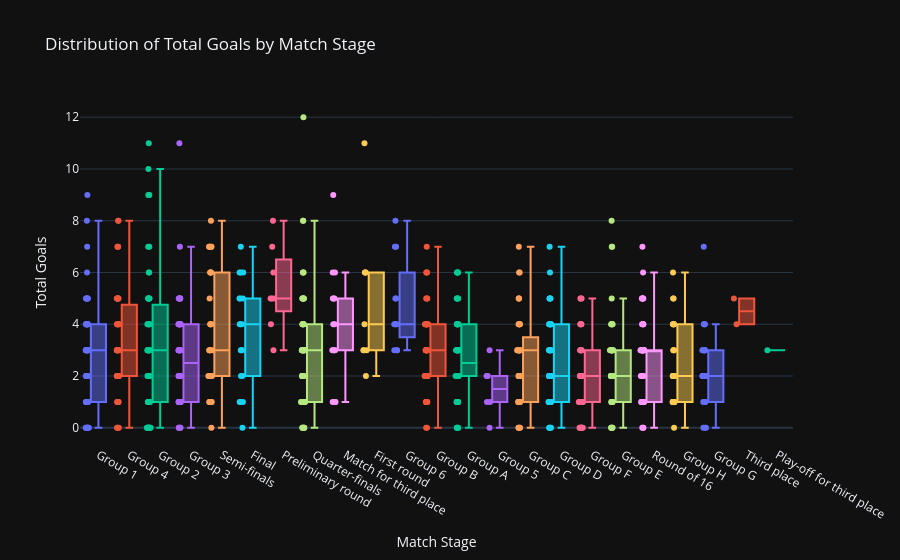

The cell this chart's notebook holds for it:
### Code cell
import pandas as pd
import plotly.express as px

# Calculate total goals
df["Total Goals"] = df["Home Team Goals"] + df["Away Team Goals"]

# Plotly Box Plot
fig = px.box(
    df,
    x="Stage",
    y="Total Goals",
    color="Stage",
    title="Distribution of Total Goals by Match Stage",
    points="all"
)

fig.update_layout(
    xaxis_title="Match Stage",
    yaxis_title="Total Goals",
    template="plotly_dark",
    showlegend=False
)

fig.show()

### Figure 1 — Plotly figure (JSON) as saved in the notebook; plotly's stock layout.template omitted (floating-point values rounded to 4 significant figures)
{"data": [{"alignmentgroup": "True", "boxpoints": "all", "hovertemplate": "Stage=%{x}<br>Total Goals=%{y}<extra></extra>", "legendgroup": "Group 1", "marker": {"color": "#636efa"}, "name": "Group 1", "notched": false, "offsetgroup": "Group 1", "orientation": "v", "showlegend": true, "type": "box", "x": ["Group 1", "Group 1", "Group 1", "Group 1", "Group 1", "Group 1", "Group 1", "Group 1", "Group 1", "Group 1", "Group 1", "Group 1", "Group 1", "Group 1", "Group 1", "Group 1", "Group 1", "Group 1", "Group 1", "Group 1", "Group 1", "Group 1", "Group 1", "Group 1", "Group 1", "Group 1", "Group 1", "Group 1", "Group 1", "Group 1", "Group 1", "Group 1", "Group 1", "Group 1", "Group 1", "Group 1", "Group 1", "Group 1", "Group 1", "Group 1", "Group 1", "Group 1", "Group 1", "Group 1", "Group 1", "Group 1", "Group 1", "Group 1", "Group 1", "Group 1", "Group 1", "Group 1", "Group 1", "Group 1", "Group 1", "Group 1", "Group 1", "Group 1", "Group 1", "Group 1", "Group 1", "Group 1"], "x0": " ", "xaxis": "x", "y": [5.0, 1.0, 3.0, 1.0, 9.0, 4.0, 4.0, 3.0, 4.0, 5.0, 2.0, 3.0, 5.0, 1.0, 5.0, 2.0, 4.0, 1.0, 4.0, 4.0, 4.0, 7.0, 3.0, 3.0, 2.0, 4.0, 8.0, 3.0, 5.0, 0.0, 2.0, 3.0, 2.0, 0.0, 2.0, 0.0, 3.0, 5.0, 4.0, 2.0, 1.0, 1.0, 2.0, 3.0, 2.0, 0.0, 1.0, 3.0, 3.0, 4.0, 3.0, 4.0, 1.0, 0.0, 0.0, 2.0, 0.0, 6.0, 2.0, 3.0, 1.0, 0.0], "y0": " ", "yaxis": "y"}, {"alignmentgroup": "True", "boxpoints": "all", "hovertemplate": "Stage=%{x}<br>Total Goals=%{y}<extra></extra>", "legendgroup": "Group 4", "marker": {"color": "#EF553B"}, "name": "Group 4", "notched": false, "offsetgroup": "Group 4", "orientation": "v", "showlegend": true, "type": "box", "x": ["Group 4", "Group 4", "Group 4", "Group 4", "Group 4", "Group 4", "Group 4", "Group 4", "Group 4", "Group 4", "Group 4", "Group 4", "Group 4", "Group 4", "Group 4", "Group 4", "Group 4", "Group 4", "Group 4", "Group 4", "Group 4", "Group 4", "Group 4", "Group 4", "Group 4", "Group 4", "Group 4", "Group 4", "Group 4", "Group 4", "Group 4", "Group 4", "Group 4", "Group 4", "Group 4", "Group 4", "Group 4", "Group 4", "Group 4", "Group 4", "Group 4", "Group 4", "Group 4", "Group 4", "Group 4", "Group 4", "Group 4", "Group 4", "Group 4", "Group 4", "Group 4", "Group 4", "Group 4", "Group 4", "Group 4"], "x0": " ", "xaxis": "x", "y": [3.0, 3.0, 1.0, 8.0, 8.0, 3.0, 2.0, 5.0, 5.0, 4.0, 3.0, 0.0, 2.0, 2.0, 4.0, 1.0, 1.0, 3.0, 4.0, 7.0, 0.0, 0.0, 3.0, 2.0, 2.0, 1.0, 1.0, 3.0, 5.0, 3.0, 3.0, 7.0, 4.0, 2.0, 4.0, 5.0, 7.0, 2.0, 5.0, 3.0, 4.0, 3.0, 2.0, 0.0, 5.0, 5.0, 4.0, 2.0, 2.0, 5.0, 2.0, 1.0, 1.0, 4.0, 5.0], "y0": " ", "yaxis": "y"}, {"alignmentgroup": "True", "boxpoints": "all", "hovertemplate": "Stage=%{x}<br>Total Goals=%{y}<extra></extra>", "legendgroup": "Group 2", "marker": {"color": "#00cc96"}, "name": "Group 2", "notched": false, "offsetgroup": "Group 2", "orientation": "v", "showlegend": true, "type": "box", "x": ["Group 2", "Group 2", "Group 2", "Group 2", "Group 2", "Group 2", "Group 2", "Group 2", "Group 2", "Group 2", "Group 2", "Group 2", "Group 2", "Group 2", "Group 2", "Group 2", "Group 2", "Group 2", "Group 2", "Group 2", "Group 2", "Group 2", "Group 2", "Group 2", "Group 2", "Group 2", "Group 2", "Group 2", "Group 2", "Group 2", "Group 2", "Group 2", "Group 2", "Group 2", "Group 2", "Group 2", "Group 2", "Group 2", "Group 2", "Group 2", "Group 2", "Group 2", "Group 2", "Group 2", "Group 2", "Group 2", "Group 2", "Group 2", "Group 2", "Group 2", "Group 2", "Group 2", "Group 2", "Group 2", "Group 2", "Group 2", "Group 2", "Group 2", "Group 2"], "x0": " ", "xaxis": "x", "y": [3.0, 4.0, 4.0, 2.0, 4.0, 2.0, 1.0, 1.0, 7.0, 5.0, 9.0, 11.0, 7.0, 9.0, 10.0, 2.0, 5.0, 5.0, 6.0, 3.0, 4.0, 0.0, 2.0, 3.0, 2.0, 3.0, 5.0, 3.0, 3.0, 0.0, 2.0, 3.0, 2.0, 1.0, 0.0, 2.0, 1.0, 0.0, 0.0, 2.0, 0.0, 9.0, 2.0, 3.0, 0.0, 4.0, 1.0, 6.0, 4.0, 0.0, 3.0, 1.0, 5.0, 2.0, 5.0, 1.0, 0.0, 3.0, 0.0], "y0": " ", "yaxis": "y"}, {"alignmentgroup": "True", "boxpoints": "all", "hovertemplate": "Stage=%{x}<br>Total Goals=%{y}<extra></extra>", "legendgroup": "Group 3", "marker": {"color": "#ab63fa"}, "name": "Group 3", "notched": false, "offsetgroup": "Group 3", "orientation": "v", "showlegend": true, "type": "box", "x": ["Group 3", "Group 3", "Group 3", "Group 3", "Group 3", "Group 3", "Group 3", "Group 3", "Group 3", "Group 3", "Group 3", "Group 3", "Group 3", "Group 3", "Group 3", "Group 3", "Group 3", "Group 3", "Group 3", "Group 3", "Group 3", "Group 3", "Group 3", "Group 3", "Group 3", "Group 3", "Group 3", "Group 3", "Group 3", "Group 3", "Group 3", "Group 3", "Group 3", "Group 3", "Group 3", "Group 3", "Group 3", "Group 3", "Group 3", "Group 3", "Group 3", "Group 3", "Group 3", "Group 3", "Group 3", "Group 3", "Group 3", "Group 3", "Group 3", "Group 3", "Group 3", "Group 3", "Group 3", "Group 3", "Group 3", "Group 3"], "x0": " ", "xaxis": "x", "y": [4.0, 1.0, 4.0, 5.0, 4.0, 2.0, 2.0, 1.0, 7.0, 5.0, 3.0, 2.0, 2.0, 3.0, 0.0, 4.0, 3.0, 2.0, 1.0, 0.0, 1.0, 3.0, 4.0, 2.0, 4.0, 4.0, 3.0, 4.0, 4.0, 1.0, 5.0, 3.0, 1.0, 5.0, 1.0, 2.0, 0.0, 0.0, 2.0, 5.0, 3.0, 2.0, 3.0, 0.0, 1.0, 1.0, 1.0, 1.0, 11.0, 5.0, 1.0, 2.0, 2.0, 3.0, 4.0, 5.0], "y0": " ", "yaxis": "y"}, {"alignmentgroup": "True", "boxpoints": "all", "hovertemplate": "Stage=%{x}<br>Total Goals=%{y}<extra></extra>", "legendgroup": "Semi-finals", "marker": {"color": "#FFA15A"}, "name": "Semi-finals", "notched": false, "offsetgroup": "Semi-finals", "orientation": "v", "showlegend": true, "type": "box", "x": ["Semi-finals", "Semi-finals", "Semi-finals", "Semi-finals", "Semi-finals", "Semi-finals", "Semi-finals", "Semi-finals", "Semi-finals", "Semi-finals", "Semi-finals", "Semi-finals", "Semi-finals", "Semi-finals", "Semi-finals", "Semi-finals", "Semi-finals", "Semi-finals", "Semi-finals", "Semi-finals", "Semi-finals", "Semi-finals", "Semi-finals", "Semi-finals", "Semi-finals", "Semi-finals", "Semi-finals", "Semi-finals", "Semi-finals", "Semi-finals", "Semi-finals", "Semi-finals", "Semi-finals", "Semi-finals"], "x0": " ", "xaxis": "x", "y": [7.0, 7.0, 1.0, 4.0, 6.0, 3.0, 7.0, 6.0, 4.0, 7.0, 4.0, 6.0, 3.0, 3.0, 4.0, 7.0, 2.0, 6.0, 2.0, 2.0, 2.0, 2.0, 3.0, 1.0, 2.0, 3.0, 1.0, 1.0, 2.0, 1.0, 5.0, 1.0, 8.0, 0.0], "y0": " ", "yaxis": "y"}, {"alignmentgroup": "True", "boxpoints": "all", "hovertemplate": "Stage=%{x}<br>Total Goals=%{y}<extra></extra>", "legendgroup": "Final", "marker": {"color": "#19d3f3"}, "name": "Final", "notched": false, "offsetgroup": "Final", "orientation": "v", "showlegend": true, "type": "box", "x": ["Final", "Final", "Final", "Final", "Final", "Final", "Final", "Final", "Final", "Final", "Final", "Final", "Final", "Final", "Final", "Final", "Final", "Final", "Final"], "x0": " ", "xaxis": "x", "y": [6.0, 3.0, 6.0, 5.0, 7.0, 4.0, 6.0, 5.0, 3.0, 4.0, 4.0, 5.0, 1.0, 0.0, 3.0, 2.0, 2.0, 1.0, 1.0], "y0": " ", "yaxis": "y"}, {"alignmentgroup": "True", "boxpoints": "all", "hovertemplate": "Stage=%{x}<br>Total Goals=%{y}<extra></extra>", "legendgroup": "Preliminary round", "marker": {"color": "#FF6692"}, "name": "Preliminary round", "notched": false, "offsetgroup": "Preliminary round", "orientation": "v", "showlegend": true, "type": "box", "x": ["Preliminary round", "Preliminary round", "Preliminary round", "Preliminary round", "Preliminary round", "Preliminary round", "Preliminary round", "Preliminary round"], "x0": " ", "xaxis": "x", "y": [5.0, 6.0, 5.0, 5.0, 7.0, 4.0, 8.0, 3.0], "y0": " ", "yaxis": "y"}, {"alignmentgroup": "True", "boxpoints": "all", "hovertemplate": "Stage=%{x}<br>Total Goals=%{y}<extra></extra>", "legendgroup": "Quarter-finals", "marker": {"color": "#B6E880"}, "name": "Quarter-finals", "notched": false, "offsetgroup": "Quarter-finals", "orientation": "v", "showlegend": true, "type": "box", "x": ["Quarter-finals", "Quarter-finals", "Quarter-finals", "Quarter-finals", "Quarter-finals", "Quarter-finals", "Quarter-finals", "Quarter-finals", "Quarter-finals", "Quarter-finals", "Quarter-finals", "Quarter-finals", "Quarter-finals", "Quarter-finals", "Quarter-finals", "Quarter-finals", "Quarter-finals", "Quarter-finals", "Quarter-finals", "Quarter-finals", "Quarter-finals", "Quarter-finals", "Quarter-finals", "Quarter-finals", "Quarter-finals", "Quarter-finals", "Quarter-finals", "Quarter-finals", "Quarter-finals", "Quarter-finals", "Quarter-finals", "Quarter-finals", "Quarter-finals", "Quarter-finals", "Quarter-finals", "Quarter-finals", "Quarter-finals", "Quarter-finals", "Quarter-finals", "Quarter-finals", "Quarter-finals", "Quarter-finals", "Quarter-finals", "Quarter-finals", "Quarter-finals", "Quarter-finals", "Quarter-finals", "Quarter-finals", "Quarter-finals", "Quarter-finals", "Quarter-finals", "Quarter-finals", "Quarter-finals", "Quarter-finals", "Quarter-finals", "Quarter-finals", "Quarter-finals", "Quarter-finals", "Quarter-finals", "Quarter-finals", "Quarter-finals", "Quarter-finals"], "x0": " ", "xaxis": "x", "y": [5.0, 3.0, 2.0, 3.0, 1.0, 2.0, 2.0, 8.0, 4.0, 3.0, 6.0, 12.0, 2.0, 6.0, 1.0, 1.0, 2.0, 4.0, 3.0, 4.0, 1.0, 1.0, 1.0, 4.0, 3.0, 8.0, 5.0, 5.0, 6.0, 1.0, 2.0, 0.0, 2.0, 3.0, 0.0, 1.0, 1.0, 5.0, 3.0, 5.0, 3.0, 4.0, 0.0, 5.0, 3.0, 3.0, 3.0, 1.0, 1.0, 0.0, 2.0, 3.0, 0.0, 1.0, 3.0, 2.0, 4.0, 1.0, 3.0, 1.0, 0.0, 1.0], "y0": " ", "yaxis": "y"}, {"alignmentgroup": "True", "boxpoints": "all", "hovertemplate": "Stage=%{x}<br>Total Goals=%{y}<extra></extra>", "legendgroup": "Match for third place", "marker": {"color": "#FF97FF"}, "name": "Match for third place", "notched": false, "offsetgroup": "Match for third place", "orientation": "v", "showlegend": true, "type": "box", "x": ["Match for third place", "Match for third place", "Match for third place", "Match for third place", "Match for third place", "Match for third place", "Match for third place", "Match for third place", "Match for third place", "Match for third place", "Match for third place", "Match for third place", "Match for third place", "Match for third place", "Match for third place"], "x0": " ", "xaxis": "x", "y": [5.0, 6.0, 4.0, 9.0, 1.0, 3.0, 1.0, 1.0, 3.0, 5.0, 6.0, 3.0, 4.0, 3.0, 5.0], "y0": " ", "yaxis": "y"}, {"alignmentgroup": "True", "boxpoints": "all", "hovertemplate": "Stage=%{x}<br>Total Goals=%{y}<extra></extra>", "legendgroup": "First round", "marker": {"color": "#FECB52"}, "name": "First round", "notched": false, "offsetgroup": "First round", "orientation": "v", "showlegend": true, "type": "box", "x": ["First round", "First round", "First round", "First round", "First round", "First round", "First round", "First round", "First round"], "x0": " ", "xaxis": "x", "y": [2.0, 6.0, 4.0, 6.0, 3.0, 11.0, 3.0, 3.0, 6.0], "y0": " ", "yaxis": "y"}, {"alignmentgroup": "True", "boxpoints": "all", "hovertemplate": "Stage=%{x}<br>Total Goals=%{y}<extra></extra>", "legendgroup": "Group 6", "marker": {"color": "#636efa"}, "name": "Group 6", "notched": false, "offsetgroup": "Group 6", "orientation": "v", "showlegend": true, "type": "box", "x": ["Group 6", "Group 6", "Group 6", "Group 6", "Group 6", "Group 6", "Group 6", "Group 6", "Group 6", "Group 6", "Group 6", "Group 6"], "x0": " ", "xaxis": "x", "y": [4.0, 8.0, 7.0, 5.0, 4.0, 3.0, 3.0, 7.0, 5.0, 3.0, 4.0, 4.0], "y0": " ", "yaxis": "y"}, {"alignmentgroup": "True", "boxpoints": "all", "hovertemplate": "Stage=%{x}<br>Total Goals=%{y}<extra></extra>", "legendgroup": "Group B", "marker": {"color": "#EF553B"}, "name": "Group B", "notched": false, "offsetgroup": "Group B", "orientation": "v", "showlegend": true, "type": "box", "x": ["Group B", "Group B", "Group B", "Group B", "Group B", "Group B", "Group B", "Group B", "Group B", "Group B", "Group B", "Group B", "Group B", "Group B", "Group B", "Group B", "Group B", "Group B", "Group B", "Group B", "Group B", "Group B", "Group B", "Group B", "Group B", "Group B", "Group B", "Group B", "Group B", "Group B", "Group B", "Group B", "Group B", "Group B", "Group B", "Group B", "Group B", "Group B", "Group B", "Group B", "Group B", "Group B", "Group B", "Group B", "Group B", "Group B", "Group B", "Group B", "Group B", "Group B", "Group B", "Group B", "Group B", "Group B", "Group B", "Group B", "Group B", "Group B", "Group B", "Group B"], "x0": " ", "xaxis": "x", "y": [2.0, 1.0, 3.0, 6.0, 1.0, 3.0, 3.0, 2.0, 1.0, 0.0, 4.0, 6.0, 3.0, 1.0, 2.0, 3.0, 4.0, 1.0, 1.0, 2.0, 2.0, 3.0, 2.0, 4.0, 4.0, 2.0, 4.0, 3.0, 2.0, 7.0, 4.0, 2.0, 2.0, 3.0, 3.0, 2.0, 4.0, 4.0, 4.0, 1.0, 4.0, 5.0, 1.0, 0.0, 2.0, 1.0, 4.0, 2.0, 2.0, 1.0, 5.0, 3.0, 4.0, 2.0, 6.0, 4.0, 5.0, 2.0, 3.0, 2.0], "y0": " ", "yaxis": "y"}, {"alignmentgroup": "True", "boxpoints": "all", "hovertemplate": "Stage=%{x}<br>Total Goals=%{y}<extra></extra>", "legendgroup": "Group A", "marker": {"color": "#00cc96"}, "name": "Group A", "notched": false, "offsetgroup": "Group A", "orientation": "v", "showlegend": true, "type": "box", "x": ["Group A", "Group A", "Group A", "Group A", "Group A", "Group A", "Group A", "Group A", "Group A", "Group A", "Group A", "Group A", "Group A", "Group A", "Group A", "Group A", "Group A", "Group A", "Group A", "Group A", "Group A", "Group A", "Group A", "Group A", "Group A", "Group A", "Group A", "Group A", "Group A", "Group A", "Group A", "Group A", "Group A", "Group A", "Group A", "Group A", "Group A", "Group A", "Group A", "Group A", "Group A", "Group A", "Group A", "Group A", "Group A", "Group A", "Group A", "Group A", "Group A", "Group A", "Group A", "Group A", "Group A", "Group A", "Group A", "Group A", "Group A", "Group A", "Group A", "Group A"], "x0": " ", "xaxis": "x", "y": [1.0, 4.0, 3.0, 2.0, 2.0, 2.0, 0.0, 6.0, 1.0, 4.0, 3.0, 5.0, 2.0, 4.0, 2.0, 2.0, 5.0, 2.0, 1.0, 6.0, 1.0, 1.0, 2.0, 3.0, 2.0, 4.0, 5.0, 3.0, 1.0, 2.0, 3.0, 4.0, 2.0, 3.0, 3.0, 3.0, 1.0, 3.0, 2.0, 0.0, 2.0, 6.0, 6.0, 2.0, 1.0, 3.0, 3.0, 3.0, 2.0, 0.0, 3.0, 2.0, 1.0, 3.0, 4.0, 1.0, 0.0, 4.0, 5.0, 4.0], "y0": " ", "yaxis": "y"}, {"alignmentgroup": "True", "boxpoints": "all", "hovertemplate": "Stage=%{x}<br>Total Goals=%{y}<extra></extra>", "legendgroup": "Group 5", "marker": {"color": "#ab63fa"}, "name": "Group 5", "notched": false, "offsetgroup": "Group 5", "orientation": "v", "showlegend": true, "type": "box", "x": ["Group 5", "Group 5", "Group 5", "Group 5", "Group 5", "Group 5"], "x0": " ", "xaxis": "x", "y": [2.0, 0.0, 3.0, 2.0, 1.0, 1.0], "y0": " ", "yaxis": "y"}, {"alignmentgroup": "True", "boxpoints": "all", "hovertemplate": "Stage=%{x}<br>Total Goals=%{y}<extra></extra>", "legendgroup": "Group C", "marker": {"color": "#FFA15A"}, "name": "Group C", "notched": false, "offsetgroup": "Group C", "orientation": "v", "showlegend": true, "type": "box", "x": ["Group C", "Group C", "Group C", "Group C", "Group C", "Group C", "Group C", "Group C", "Group C", "Group C", "Group C", "Group C", "Group C", "Group C", "Group C", "Group C", "Group C", "Group C", "Group C", "Group C", "Group C", "Group C", "Group C", "Group C", "Group C", "Group C", "Group C", "Group C", "Group C", "Group C", "Group C", "Group C", "Group C", "Group C", "Group C", "Group C", "Group C", "Group C", "Group C", "Group C", "Group C", "Group C", "Group C", "Group C", "Group C", "Group C", "Group C", "Group C"], "x0": " ", "xaxis": "x", "y": [1.0, 6.0, 2.0, 2.0, 3.0, 2.0, 3.0, 1.0, 1.0, 3.0, 1.0, 3.0, 4.0, 1.0, 2.0, 0.0, 5.0, 4.0, 1.0, 3.0, 2.0, 4.0, 3.0, 4.0, 3.0, 2.0, 4.0, 2.0, 7.0, 3.0, 3.0, 1.0, 6.0, 3.0, 0.0, 5.0, 2.0, 1.0, 4.0, 0.0, 1.0, 1.0, 3.0, 3.0, 3.0, 0.0, 5.0, 3.0], "y0": " ", "yaxis": "y"}, {"alignmentgroup": "True", "boxpoints": "all", "hovertemplate": "Stage=%{x}<br>Total Goals=%{y}<extra></extra>", "legendgroup": "Group D", "marker": {"color": "#19d3f3"}, "name": "Group D", "notched": false, "offsetgroup": "Group D", "orientation": "v", "showlegend": true, "type": "box", "x": ["Group D", "Group D", "Group D", "Group D", "Group D", "Group D", "Group D", "Group D", "Group D", "Group D", "Group D", "Group D", "Group D", "Group D", "Group D", "Group D", "Group D", "Group D", "Group D", "Group D", "Group D", "Group D", "Group D", "Group D", "Group D", "Group D", "Group D", "Group D", "Group D", "Group D", "Group D", "Group D", "Group D", "Group D", "Group D", "Group D", "Group D", "Group D", "Group D", "Group D", "Group D", "Group D", "Group D", "Group D", "Group D", "Group D", "Group D", "Group D"], "x0": " ", "xaxis": "x", "y": [1.0, 2.0, 1.0, 3.0, 3.0, 3.0, 2.0, 5.0, 1.0, 6.0, 2.0, 5.0, 4.0, 3.0, 3.0, 4.0, 2.0, 2.0, 0.0, 5.0, 1.0, 0.0, 7.0, 4.0, 2.0, 5.0, 2.0, 4.0, 1.0, 4.0, 4.0, 1.0, 0.0, 2.0, 2.0, 3.0, 1.0, 4.0, 1.0, 2.0, 1.0, 3.0, 4.0, 3.0, 3.0, 1.0, 1.0, 0.0], "y0": " ", "yaxis": "y"}, {"alignmentgroup": "True", "boxpoints": "all", "hovertemplate": "Stage=%{x}<br>Total Goals=%{y}<extra></extra>", "legendgroup": "Group F", "marker": {"color": "#FF6692"}, "name": "Group F", "notched": false, "offsetgroup": "Group F", "orientation": "v", "showlegend": true, "type": "box", "x": ["Group F", "Group F", "Group F", "Group F", "Group F", "Group F", "Group F", "Group F", "Group F", "Group F", "Group F", "Group F", "Group F", "Group F", "Group F", "Group F", "Group F", "Group F", "Group F", "Group F", "Group F", "Group F", "Group F", "Group F", "Group F", "Group F", "Group F", "Group F", "Group F", "Group F", "Group F", "Group F", "Group F", "Group F", "Group F", "Group F", "Group F", "Group F", "Group F", "Group F", "Group F", "Group F", "Group F", "Group F", "Group F", "Group F", "Group F", "Group F"], "x0": " ", "xaxis": "x", "y": [0.0, 1.0, 0.0, 1.0, 4.0, 3.0, 2.0, 2.0, 0.0, 0.0, 2.0, 1.0, 1.0, 3.0, 1.0, 3.0, 3.0, 1.0, 1.0, 2.0, 4.0, 3.0, 2.0, 1.0, 1.0, 2.0, 3.0, 1.0, 2.0, 0.0, 4.0, 1.0, 0.0, 2.0, 5.0, 4.0, 2.0, 2.0, 2.0, 2.0, 5.0, 0.0, 3.0, 0.0, 1.0, 1.0, 5.0, 4.0], "y0": " ", "yaxis": "y"}, {"alignmentgroup": "True", "boxpoints": "all", "hovertemplate": "Stage=%{x}<br>Total Goals=%{y}<extra></extra>", "legendgroup": "Group E", "marker": {"color": "#B6E880"}, "name": "Group E", "notched": false, "offsetgroup": "Group E", "orientation": "v", "showlegend": true, "type": "box", "x": ["Group E", "Group E", "Group E", "Group E", "Group E", "Group E", "Group E", "Group E", "Group E", "Group E", "Group E", "Group E", "Group E", "Group E", "Group E", "Group E", "Group E", "Group E", "Group E", "Group E", "Group E", "Group E", "Group E", "Group E", "Group E", "Group E", "Group E", "Group E", "Group E", "Group E", "Group E", "Group E", "Group E", "Group E", "Group E", "Group E", "Group E", "Group E", "Group E", "Group E", "Group E", "Group E", "Group E", "Group E", "Group E", "Group E", "Group E", "Group E"], "x0": " ", "xaxis": "x", "y": [1.0, 2.0, 7.0, 3.0, 0.0, 2.0, 2.0, 0.0, 4.0, 4.0, 1.0, 3.0, 1.0, 1.0, 1.0, 3.0, 0.0, 2.0, 4.0, 0.0, 4.0, 5.0, 2.0, 4.0, 2.0, 8.0, 2.0, 1.0, 3.0, 2.0, 3.0, 2.0, 2.0, 2.0, 2.0, 3.0, 2.0, 1.0, 1.0, 3.0, 4.0, 3.0, 3.0, 3.0, 7.0, 3.0, 3.0, 0.0], "y0": " ", "yaxis": "y"}, {"alignmentgroup": "True", "boxpoints": "all", "hovertemplate": "Stage=%{x}<br>Total Goals=%{y}<extra></extra>", "legendgroup": "Round of 16", "marker": {"color": "#FF97FF"}, "name": "Round of 16", "notched": false, "offsetgroup": "Round of 16", "orientation": "v", "showlegend": true, "type": "box", "x": ["Round of 16", "Round of 16", "Round of 16", "Round of 16", "Round of 16", "Round of 16", "Round of 16", "Round of 16", "Round of 16", "Round of 16", "Round of 16", "Round of 16", "Round of 16", "Round of 16", "Round of 16", "Round of 16", "Round of 16", "Round of 16", "Round of 16", "Round of 16", "Round of 16", "Round of 16", "Round of 16", "Round of 16", "Round of 16", "Round of 16", "Round of 16", "Round of 16", "Round of 16", "Round of 16", "Round of 16", "Round of 16", "Round of 16", "Round of 16", "Round of 16", "Round of 16", "Round of 16", "Round of 16", "Round of 16", "Round of 16", "Round of 16", "Round of 16", "Round of 16", "Round of 16", "Round of 16", "Round of 16", "Round of 16", "Round of 16", "Round of 16", "Round of 16", "Round of 16", "Round of 16", "Round of 16", "Round of 16", "Round of 16", "Round of 16", "Round of 16", "Round of 16", "Round of 16", "Round of 16", "Round of 16", "Round of 16", "Round of 16"], "x0": " ", "xaxis": "x", "y": [7.0, 2.0, 1.0, 4.0, 2.0, 1.0, 3.0, 6.0, 3.0, 5.0, 1.0, 3.0, 0.0, 2.0, 3.0, 1.0, 5.0, 3.0, 4.0, 5.0, 2.0, 1.0, 3.0, 2.0, 1.0, 5.0, 1.0, 5.0, 3.0, 3.0, 1.0, 4.0, 3.0, 1.0, 2.0, 3.0, 2.0, 2.0, 1.0, 3.0, 2.0, 3.0, 1.0, 1.0, 1.0, 0.0, 3.0, 4.0, 3.0, 3.0, 5.0, 4.0, 3.0, 3.0, 0.0, 1.0, 2.0, 2.0, 2.0, 3.0, 2.0, 1.0, 3.0], "y0": " ", "yaxis": "y"}, {"alignmentgroup": "True", "boxpoints": "all", "hovertemplate": "Stage=%{x}<br>Total Goals=%{y}<extra></extra>", "legendgroup": "Group H", "marker": {"color": "#FECB52"}, "name": "Group H", "notched": false, "offsetgroup": "Group H", "orientation": "v", "showlegend": true, "type": "box", "x": ["Group H", "Group H", "Group H", "Group H", "Group H", "Group H", "Group H", "Group H", "Group H", "Group H", "Group H", "Group H", "Group H", "Group H", "Group H", "Group H", "Group H", "Group H", "Group H", "Group H", "Group H", "Group H", "Group H", "Group H", "Group H", "Group H", "Group H", "Group H", "Group H", "Group H"], "x0": " ", "xaxis": "x", "y": [1.0, 4.0, 1.0, 5.0, 3.0, 1.0, 4.0, 2.0, 1.0, 2.0, 2.0, 5.0, 4.0, 4.0, 4.0, 4.0, 1.0, 1.0, 1.0, 1.0, 1.0, 2.0, 3.0, 0.0, 3.0, 2.0, 1.0, 6.0, 1.0, 2.0], "y0": " ", "yaxis": "y"}, {"alignmentgroup": "True", "boxpoints": "all", "hovertemplate": "Stage=%{x}<br>Total Goals=%{y}<extra></extra>", "legendgroup": "Group G", "marker": {"color": "#636efa"}, "name": "Group G", "notched": false, "offsetgroup": "Group G", "orientation": "v", "showlegend": true, "type": "box", "x": ["Group G", "Group G", "Group G", "Group G", "Group G", "Group G", "Group G", "Group G", "Group G", "Group G", "Group G", "Group G", "Group G", "Group G", "Group G", "Group G", "Group G", "Group G", "Group G", "Group G", "Group G", "Group G", "Group G", "Group G", "Group G", "Group G", "Group G", "Group G", "Group G", "Group G"], "x0": " ", "xaxis": "x", "y": [2.0, 1.0, 1.0, 3.0, 2.0, 2.0, 2.0, 1.0, 3.0, 3.0, 1.0, 2.0, 3.0, 0.0, 2.0, 2.0, 2.0, 2.0, 0.0, 3.0, 4.0, 7.0, 0.0, 3.0, 4.0, 3.0, 4.0, 4.0, 1.0, 3.0], "y0": " ", "yaxis": "y"}, {"alignmentgroup": "True", "boxpoints": "all", "hovertemplate": "Stage=%{x}<br>Total Goals=%{y}<extra></extra>", "legendgroup": "Third place", "marker": {"color": "#EF553B"}, "name": "Third place", "notched": false, "offsetgroup": "Third place", "orientation": "v", "showlegend": true, "type": "box", "x": ["Third place", "Third place"], "x0": " ", "xaxis": "x", "y": [5.0, 4.0], "y0": " ", "yaxis": "y"}, {"alignmentgroup": "True", "boxpoints": "all", "hovertemplate": "Stage=%{x}<br>Total Goals=%{y}<extra></extra>", "legendgroup": "Play-off for third place", "marker": {"color": "#00cc96"}, "name": "Play-off for third place", "notched": false, "offsetgroup": "Play-off for third place", "orientation": "v", "showlegend": true, "type": "box", "x": ["Play-off for third place"], "x0": " ", "xaxis": "x", "y": [3.0], "y0": " ", "yaxis": "y"}], "layout": {"boxmode": "overlay", "legend": {"title": {"text": "Stage"}, "tracegroupgap": 0}, "showlegend": false, "title": {"text": "Distribution of Total Goals by Match Stage"}, "xaxis": {"anchor": "y", "categoryarray": ["Group 1", "Group 4", "Group 2", "Group 3", "Semi-finals", "Final", "Preliminary round", "Quarter-finals", "Match for third place", "First round", "Group 6", "Group B", "Group A", "Group 5", "Group C", "Group D", "Group F", "Group E", "Round of 16", "Group H", "Group G", "Third place", "Play-off for third place"], "categoryorder": "array", "domain": [0, 1], "title": {"text": "Match Stage"}}, "yaxis": {"anchor": "x", "domain": [0, 1], "title": {"text": "Total Goals"}}}}
